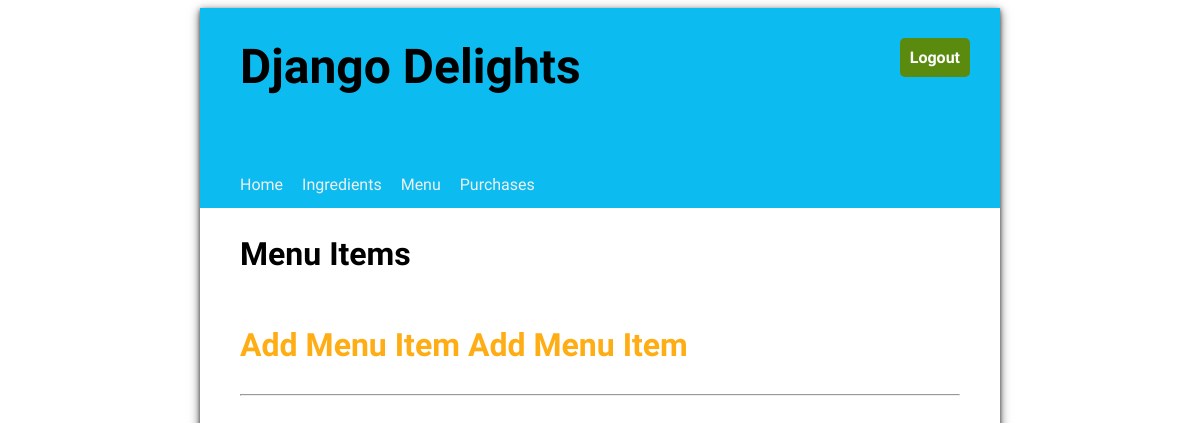
/menuitem/list (signed in), run on an earlier commit of the app's database.
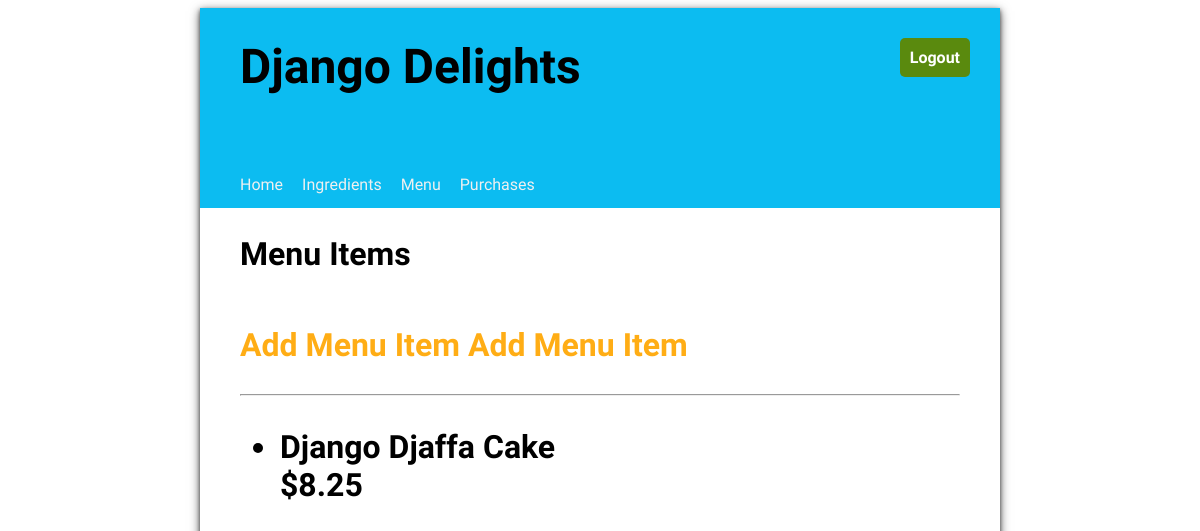
And on a later commit of the database.
### inventory/models.py (models this page shows, shortened)
class MenuItems(models.Model):
    title = models.CharField(max_length= 100)
    price = models.FloatField(default= 0.00)

### inventory/views.py (the view)
# urls.py: path("menuitem/list", views.MenuItemList.as_view(), name = "menuitemlist"),
class MenuItemList(LoginRequiredMixin,ListView):
    model = MenuItems
    template_name = "menu_list.html"

### inventory/templates/inventory/menuitems_list.html (shortened to what this page needs)
{% extends 'base.html' %}
{% load static %}
{% block content %}
    <h2>Menu Items<h2>
    <a href = "{% url 'createmenuitem' %}">Add Menu Item</a>
    <a href = "{% url 'createmenuitem' %}">Add Menu Item</a>
    <hr/>
    <ul>
    {% for menu_item in menuitems_list %}
    <li>
        <div>
            <div>{{ menu_item.title }}</div>
            <div class="menu-item-price">${{ menu_item.price|stringformat:".2f" }}</div>
        </div>
    </li>
    {% endfor %}
    </ul>
{% endblock %}

What changed in the data, as far as the page shows it:
added MenuItems: title "Django Djaffa Cake", price "8.25"
